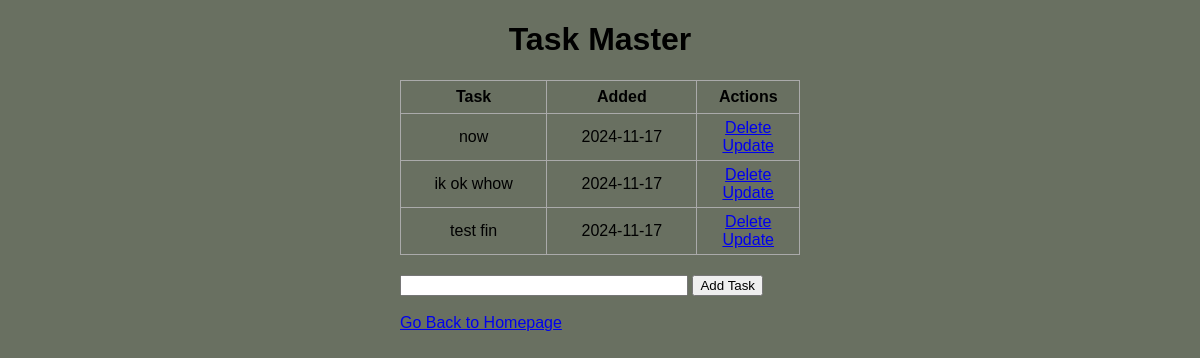
The app's page /assginment/ with its own data.
### app.py (models this page shows, shortened)
class Todo(db.Model):
    id = db.Column(db.Integer, primary_key=True)
    content = db.Column(db.String(200), nullable=False)
    date_created = db.Column(db.DateTime, default=datetime.utcnow)

### app.py (the view)
@app.route('/assginment/', methods=['POST', 'GET'])
def index():
    if request.method == 'POST':
        task_content = request.form['content']
        new_task = Todo(content=task_content)
        try:
            db.session.add(new_task)
            db.session.commit()
            return redirect('/assginment/')
        except:
            return 'There was an issue adding your task'
    else:
        tasks = Todo.query.order_by(Todo.date_created).all()
        return render_template('assignment/index.html', tasks=tasks)

### templates/assignment/index.html (shortened to what this page needs)
{% extends 'base.html' %}
{% block body %}
<div class="content">
    <h1 style="text-align: center">Task Master</h1>
    {% if tasks|length < 1 %}
    <h4 style="text-align: center">There are no tasks. Create one below!</h4>
    {% else %}
    <table>
        <tr>
            <th>Task</th>
            <th>Added</th>
            <th>Actions</th>
        </tr>
        {% for task in tasks %}
            <tr>
                <td>{{ task.content }}</td>
                <td>{{ task.date_created.date() }}</td>
                <td>
                    <a href="/assignment/delete/{{task.id}}">Delete</a>
                    <br>
                    <a href="/assignment/update/{{task.id}}">Update</a>
                </td>
            </tr>
        {% endfor %}
    </table>
    {% endif %}
    <div class="form">
        <form action="/assginment/" method="POST">
            <input type="text" name="content" id="content">
            <input type="submit" value="Add Task">
        </form>
    </div>
    <div>
        <br>
        <a href="/">Go Back to Homepage</a>
    </div>
</div>
{% endblock %}

### static/css/main.css (style rules this page uses)
body, html { margin: 0; font-family: sans-serif; background-color: rgb(105, 112, 97) ; }
.content { margin: 0 auto; width: 400px; }
table, td, th { border: 1px solid #aaa; }
table { border-collapse: collapse; width: 100%; }
th { height: 30px; }
td { text-align: center; padding: 5px; }
.form { margin-top: 20px; }
#content { width: 70%; }

### records on screen
Todo: content "now", date_created "2024-11-17"
Todo: content "ik ok whow", date_created "2024-11-17"
Todo: content "test fin", date_created "2024-11-17"
